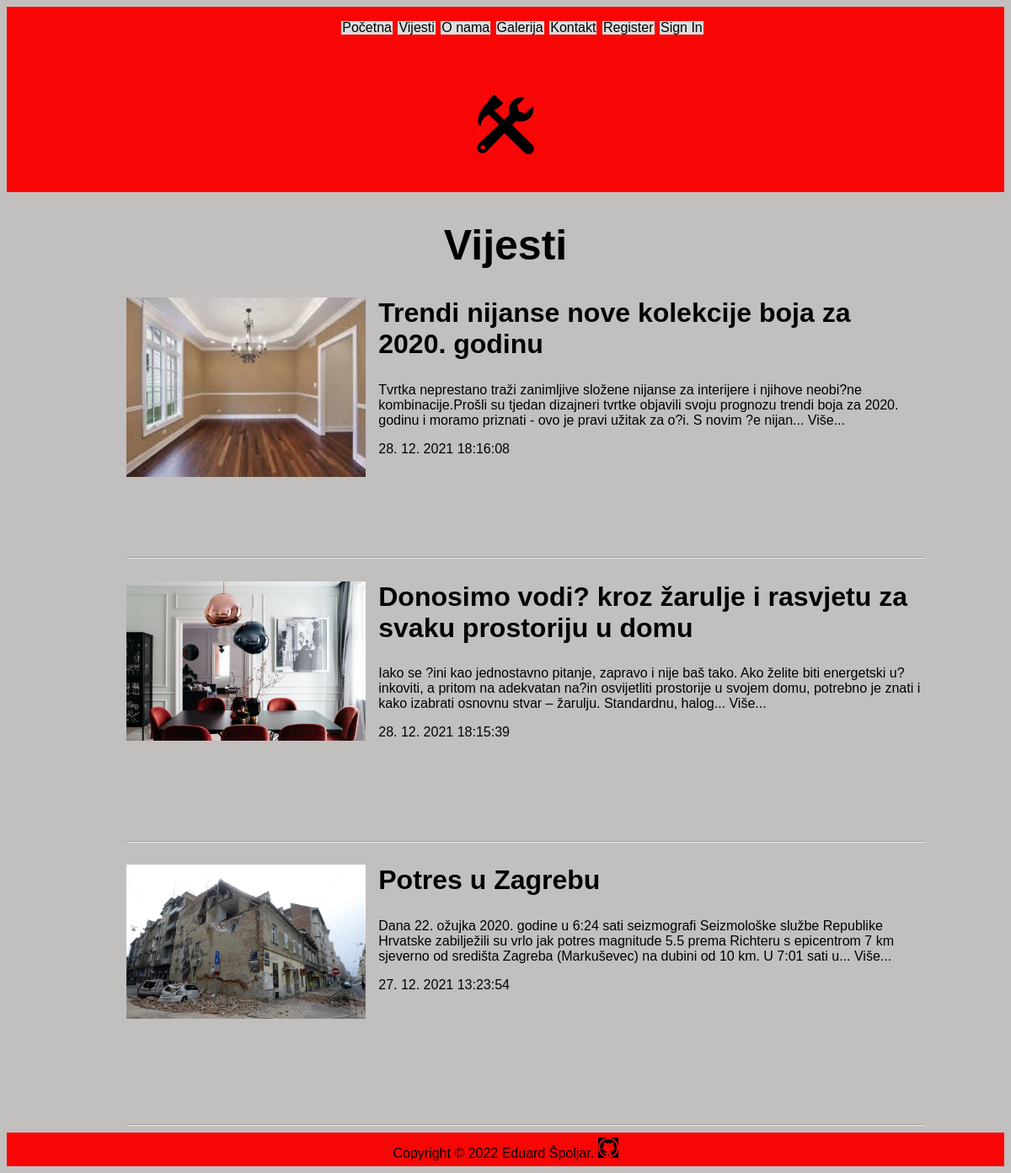
/index.php?menu=2, run on the app's committed database.
### tables this page shows
CREATE TABLE `news` (
  `id` int(11) NOT NULL,
  `title` varchar(255) NOT NULL,
  `description` text NOT NULL,
  `date` timestamp NOT NULL DEFAULT current_timestamp() ON UPDATE current_timestamp(),
  `picture` varchar(255) NOT NULL,
  `archive` enum('Y','N') NOT NULL
);

### functions.php (called while the page is built)
<?php
	function pickerDateToMysql($pickerDate){
		$date = DateTime::createFromFormat('Y-m-d H:i:s', $pickerDate);
		return $date->format('d. m. Y H:i:s');
	}
?>

### vijesti.php (the view)
<?php
	if (isset($action) && $action != '') {
		$query  = "SELECT * FROM news";
		$query .= " WHERE id=" . $_GET['action'];
		$result = @mysqli_query($MySQL, $query);
		$row = @mysqli_fetch_array($result);
			print '
			<div class="news">
				<img src="img/' . $row['picture'] . '" alt="' . $row['title'] . '" title="' . $row['title'] . '">
				<h2>' . $row['title'] . '</h2>
				<p>'  . $row['description'] . '</p>
				<time datetime="' . $row['date'] . '">' . pickerDateToMysql($row['date']) . '</time>
				<hr>
			</div>';
	}
	else {
		print '<h1>Vijesti</h1>';
		$query  = "SELECT * FROM news";
		$query .= " WHERE archive='N'";
		$query .= " ORDER BY date DESC";
		$result = @mysqli_query($MySQL, $query);
		while($row = @mysqli_fetch_array($result)) {
			print '
			<div style="width: 80%; margin-left: 12%">
				<div style="text-allign:left; height: 300PX">
				<img style="padding-right: 15px; width: 30%; float: left" src="img/' . $row['picture'] . '" alt="' . $row['title'] . '" title="' . $row['title'] . '">
				<h2 >' . $row['title'] . '</h2>';
				if(strlen($row['description']) > 250) {
					echo '<p>' . substr(strip_tags($row['description']), 0, 250).'... <a href="index.php?menu=' . $menu . '&amp;action=' . $row['id'] . '">Više...</a> <br>' . '</p>';
				} else {
					echo '<p>' . strip_tags($row['description']) . '</p>';
				}
				print '
				<time datetime="' . $row['date'] . '">' . pickerDateToMysql($row['date']) . '</time> </div>
				<hr>
			</div>';
		}
	}
?>

### index.php (shortened to what this page needs)
<?php
if(isset($_GET['menu'])) { $menu   = (int)$_GET['menu']; }
include ("dbconn.php");
include_once ("functions.php");
print '
<!DOCTYPE html>
<html leng="hr">
    <head>
        <meta http-equiv="content-type" content="text/html; charset=utf-8">
        <meta name="description" content="test">
        <meta name="keywords" content="majstor, građevinski radovi, elektro radovi, montaža, popravci">
        <link rel="icon" href="favicon.ico" type="image/x-icon"/>
        <link rel="shortcut icon" href="img/favicon.ico" type="image/x-icon">
        <meta name="author" content="Eduard Špoljar">
        <meta name="viewport" content="width=device-width;initial-scale=1.0; maximum-scale=1.0; user-scale=0;">
        <link href="https://fonts.googleapis.com/css?famili=Oswald" rel="stylesheet">
		<link rel="stylesheet" type="text/css" href="style.css">
        <title> majstor</title>
    </head>
<body>
	<header>
	<div style="width: 100%;">
    <div style="width: 100%;float:right;">
		<div id="nav">';
			include("menu.php");
		print'
		</nav>
		</div>
		<br/>
		<br/>
		<br/>
		<div class="slika" ><img src="img/alat.jpg" width="10%"></div>
	</header>
	<main>';
	if (!isset($_GET['menu']) || $_GET['menu'] == 1) { include("main.php"); }
	else if ($_GET['menu'] == 2) { include("vijesti.php"); }
	print '
	</main>
	<footer>
	<p>Copyright &copy; ' . date("Y"). ' Eduard Špoljar.  <a href="https://github.com/espolj1?tab=repositories"><img src="img/GitHub.svg" title="Github" alt="Github" style="width:24px; margin-top:0.4em"></a></p>
	</footer>
</body>
</html>';
?>

### menu.php
<?php
	print '
	<ul>
		<li><a href="index.php?menu=1">Početna</a></li>
		<li><a href="index.php?menu=2">Vijesti</a></li>
		<li><a href="index.php?menu=3">O nama</a></li>
		<li><a href="index.php?menu=4">Galerija</a></li>
        <li><a href="index.php?menu=5">Kontakt</a></li>';
		if (!isset($_SESSION['user']['valid']) || $_SESSION['user']['valid'] == 'false') {
			print '
			<li><a href="index.php?menu=6">Register</a></li>
			<li><a href="index.php?menu=7">Sign In</a></li>';
		}
		else if ($_SESSION['user']['valid'] == 'true') {
			print '
			<li><a href="index.php?menu=8">Admin</a></li>
			<li><a href="signout.php">Sign Out</a></li>';
		}
		print '
	</ul>';
?>

### style.css (style rules this page uses)
header { background-color: rgb(248, 6, 6); height: 220px; width: 100%; }
.slika { width: 60%; text-align: center; margin-left: auto; margin-right: auto; display: block; }
body { background-color: rgb(194, 191, 191); font-family: Arial, Helvetica, sans-serif; }
h1 { color: #000; font-family: Arial, Helvetica, sans-serif; text-align: center; font-size: 50px; }
h2 { color: #000; font-family: Arial, Helvetica, sans-serif; text-align: left; font-size: 32px; }
footer { background-color: rgb(248, 6, 6); font-family:Arial, Helvetica, sans-serif; text-align: center; height: 40px; width: 100%; clear: both; }
footer p { text-align: center; margin: 0.5em; }
p { font-family: Arial, Helvetica, sans-serif; }
a, a:visited { text-decoration: none; color: #000; }
#nav { text-align: center; overflow: haiden; position: relative; background: rgb(248, 6, 6); }
#nav ul { position: relative; float: center; }
#nav li { display: inline-block; list-style-type: none; position: relative; margin-right: 1px; font-size: 16px; margin-left: 1px; }
#nav a { display: block; padding: 1px 1px; background: #DDDDDD; line-height: 14px; }

### data on the page
news: picture (picture), title "Trendi nijanse nove kolekcije boja za 2020. godinu", description "Tvrtka neprestano traži zanimljive složene nijanse za interijere i njihove neobi?ne kombinacije.Prošli su tjedan dizajneri tvrtke objavili svoju prognozu trendi boja za 2020. godinu i moramo priznati - ovo je pravi užitak za o?i. S novim ?e nijan", date "28. 12. 2021 18:16:08"
news: picture (picture), title "Donosimo vodi? kroz žarulje i rasvjetu za svaku prostoriju u domu", description "Iako se ?ini kao jednostavno pitanje, zapravo i nije baš tako. Ako želite biti energetski u?inkoviti, a pritom na adekvatan na?in osvijetliti prostorije u svojem domu, potrebno je znati i kako izabrati osnovnu stvar – žarulju. Standardnu, halog", date "28. 12. 2021 18:15:39"
news: picture (picture), title "Potres u Zagrebu", description "Dana 22. ožujka 2020. godine u 6:24 sati seizmografi Seizmološke službe Republike Hrvatske zabilježili su vrlo jak potres magnitude 5.5 prema Richteru s epicentrom 7 km sjeverno od središta Zagreba (Markuševec) na dubini od 10 km. U 7:01 sati u", date "27. 12. 2021 13:23:54"
